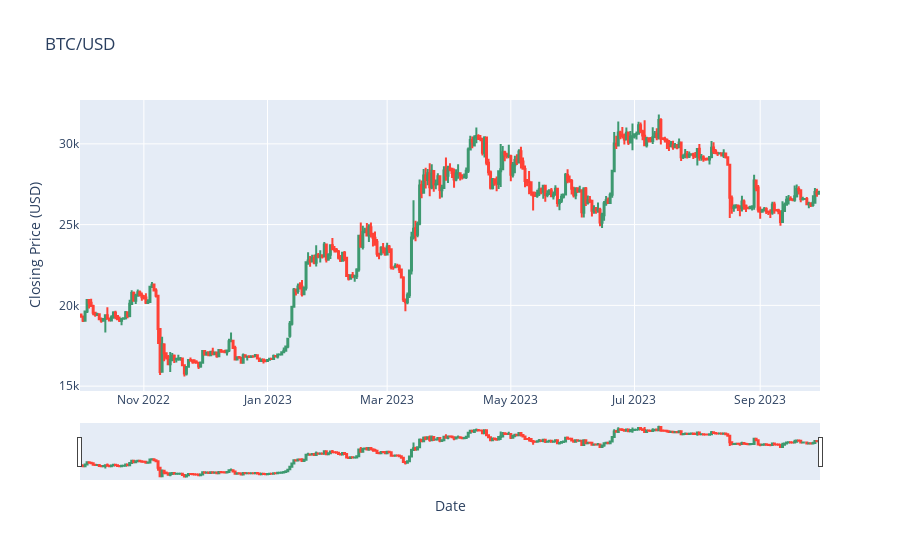

Source (notebook cell):
### Code cell
plot_candle_chart(btc_df, title='BTC/USD', y_title='Closing Price (USD)')

### Figure 1 — Plotly figure (JSON) as saved in the notebook; plotly's stock layout.template omitted (floating-point values rounded to 4 significant figures; data arrays with more than 128 entries replaced by an {"elided": "..."} marker saying what was removed)
{"data": [{"close": {"elided": "365 float values"}, "high": {"elided": "365 float values"}, "low": {"elided": "365 float values"}, "open": {"elided": "365 float values"}, "type": "candlestick", "x": {"elided": "365 str values"}}], "layout": {"title": {"text": "BTC/USD"}, "xaxis": {"title": {"text": "Date"}}, "yaxis": {"title": {"text": "Closing Price (USD)"}}}}
